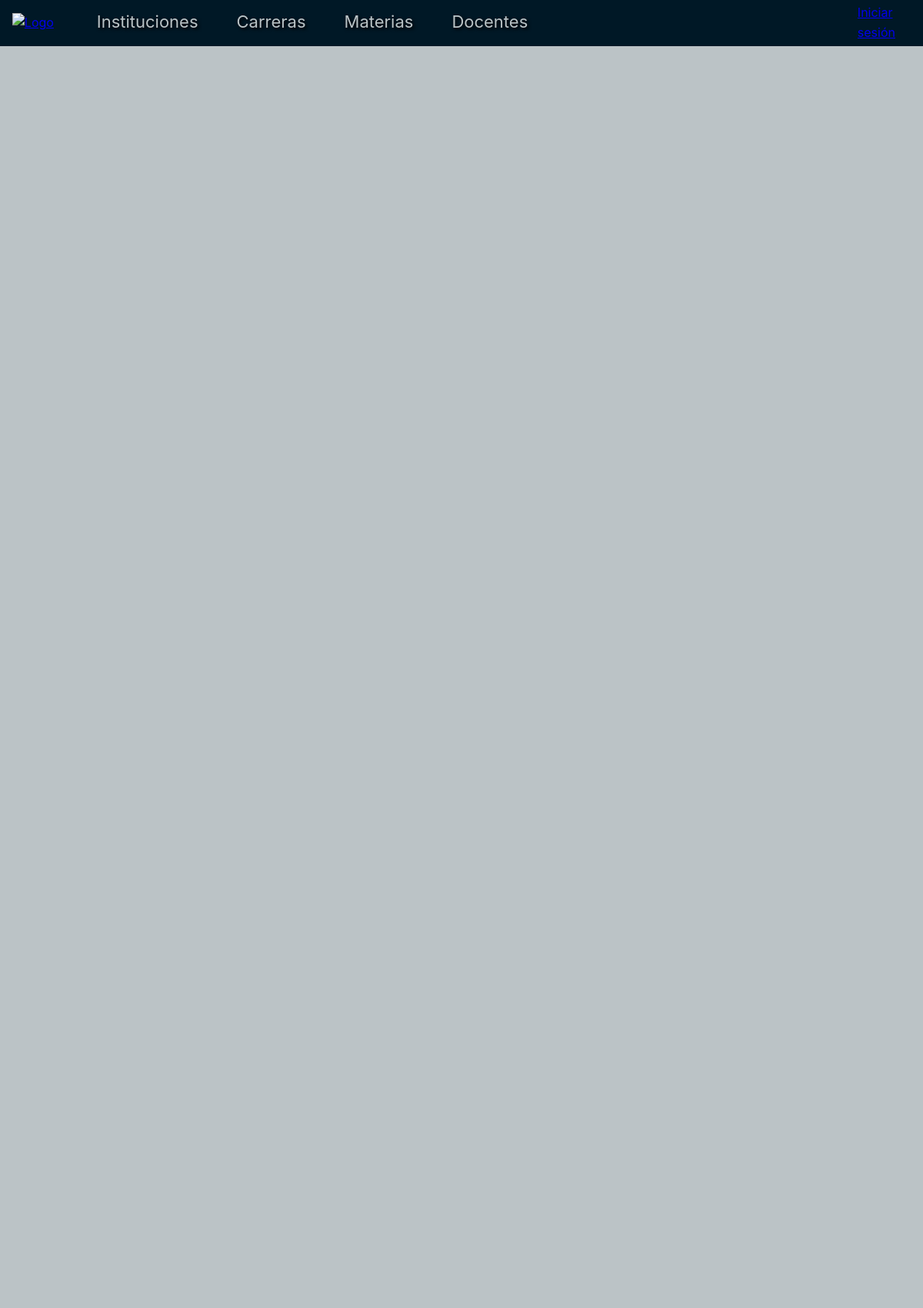
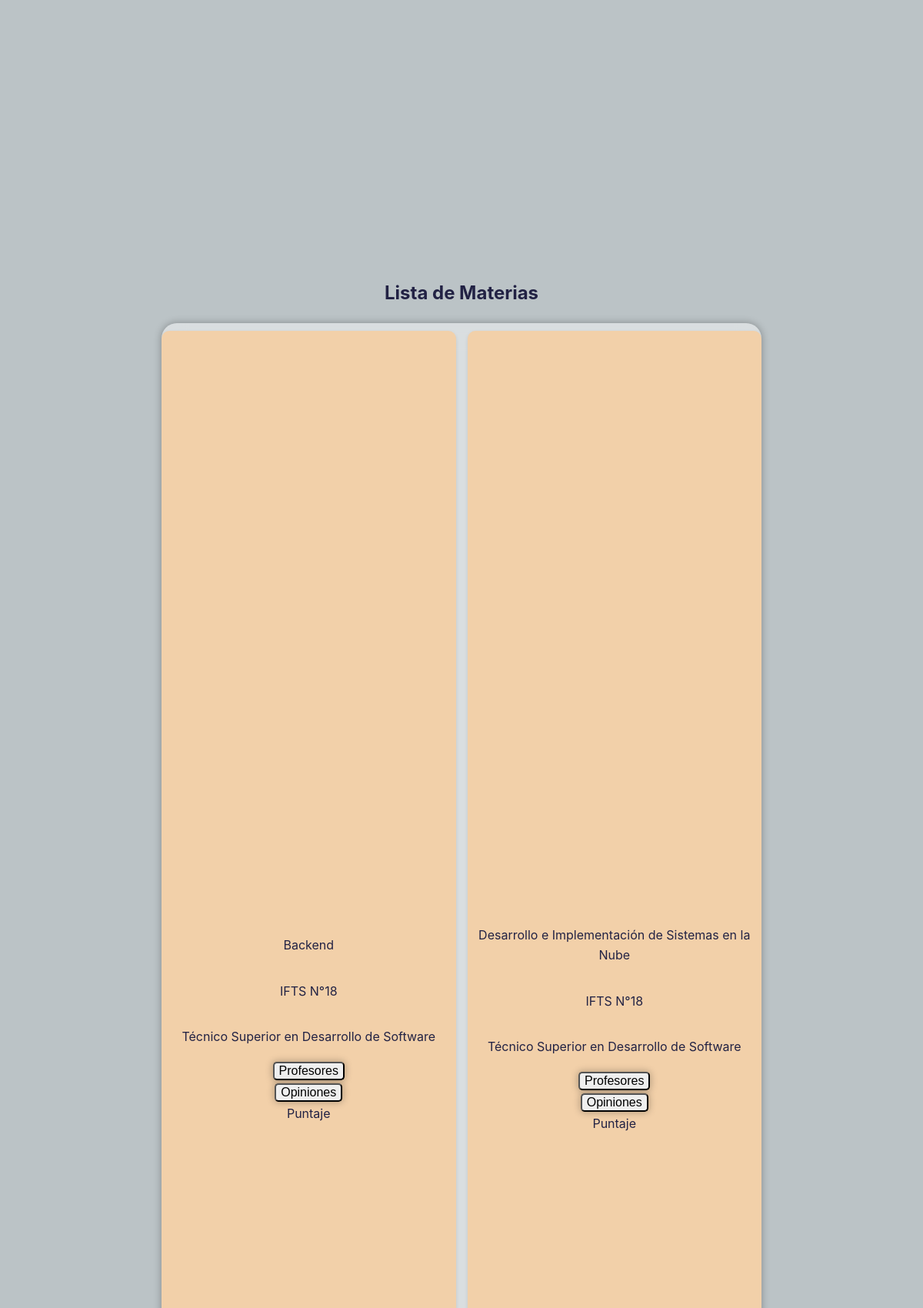
/materia/lista/ (upper part), run on the app's committed database (2 pictures, top to bottom).
### apps/materia/models.py (models this page shows, shortened)
class Materia(models.Model):
    nombre = models.CharField(max_length=150, blank=True, null=True, default=None)
    carrera = models.ForeignKey('carrera.Carrera', on_delete=models.CASCADE, related_name='materia_carrera', default=None)

### apps/carrera/models.py (models this page shows)
class Carrera(models.Model):
    nombre = models.CharField(default="Técnico Superior", max_length=150, blank=True, null=True)
    duracion = models.PositiveIntegerField(default=None)
    institucion = models.ForeignKey('institucion.Institucion', on_delete=models.CASCADE, related_name='carreras_institucion', default=None)
    img_perfil = models.ImageField(upload_to='perfiles/carrera_uploads/', default='perfiles/Carreras/Carreras-Perfil.jpeg' , blank=True, null=True)
    def __str__(self):
        return self.nombre

### apps/institucion/models.py (models this page shows)
class Institucion(models.Model):
    nombre = models.CharField(default="IFTS", max_length=150, blank=True, null=True)
    ubicacion = models.CharField(default="Argentina", max_length=250, blank=True, null=True)
    url = models.CharField(default="", max_length=250, blank=True, null=True)
    usuario = models.ForeignKey('custom_user.CustomUser', on_delete=models.CASCADE, related_name='instituciones_usuario', default=None)
    img_perfil = models.ImageField(upload_to='perfiles/ifts_uploads/', default='perfiles/IFTS/IFTS18-FRONT.jpg' , blank=True, null=True)
    def __str__(self):
        return self.nombre

### apps/materia/views.py (the view)
# urls.py: path("lista/", MateriaListView.as_view(), name="lista_materias"),
class MateriaListView(ListView):
    model = Materia
    template_name = "lista_materia.html"
    context_object_name = "materias"

### apps/materia/templates/lista_materia.html (shortened to what this page needs)
{% extends "template_base.html" %}
{% load static %}
{% block extra_head %}
    <link rel="stylesheet" href="{% static 'css/lista_materias.css' %}">
{% endblock %}
{% block content %}
    <section class="SeccionIfts">
        <h1>Lista de Materias</h1>
        <div class="ifts">
        {% for materia in materias %}
            <div>
                <div class="tarjetaIfts">
                    <div class="divBotonesTarjeta">
                        <p> {{ materia.nombre }} </p>
                        <p> {{materia.carrera.institucion }} </p>
                        <p> {{materia.carrera}} </p>
                        <a href="{% url 'lista_profesores' %}"><button id="btnIftsProfesores">Profesores</button></a>
                        <a href="{% url 'opiniones_por_entidad' model_name='materia' entity_id=materia.id %}"><button id="btnIftsOpiniones">Opiniones</button></a>
                        <div>Puntaje</div>
                    </div>
                </div>
            </div>
        {% endfor %}
        </div>
    </section>
{% endblock %}

### static/css/template_base.css (style rules this page uses)
body,html { font: 1em/1.618 Inter, sans-serif; display: flex; flex-direction: column; justify-content: center; min-height: 100vh; margin: 0; color: #224; background-color: #bbc3c6; }

### static/css/lista_materias.css (style rules this page uses)
.SeccionIfts { display: flex; flex-direction: column; text-align: center; align-items: center; }
.ifts { min-height: 20vh; max-height: 55vh; display: grid; width: 65vw; gap: 15px; overflow-y: auto; overflow-x: hidden; border-radius: 20px; grid-template-columns: repeat(auto-fit, minmax(300px, 1fr)); grid-gap: 20px; text-align: center; background-color: rgba(255, 255, 255, 0.45); box-shadow: 0 0 10px 1px rgba(0, 0, 0, 0.25); backdrop-filter: blur(15px); justify-content: center; box-sizing: border-box; }
.tarjetaIfts { height: 20vh; display: flex; flex: 0 0 24%; background-color: #F2D0A9; border-radius: 10px; margin: 10px auto; box-shadow: 0 2px 5px rgba(0,0,0,0.1); transition: transform 0.2s; }
.divBotonesTarjeta { width: auto; height: auto; display: flex; flex-direction: column; margin: auto; gap: 2px; justify-content: center; align-content: space-around; }
.divBotonesTarjeta button { border-radius: 5px; background-color: zrgba(255, 255, 255, 0.45); box-shadow: 0 0 10px 1px rgba(0, 0, 0, 0.25); backdrop-filter: blur(15px); font-size: 100%; }

### data on the page
Materia: nombre "Backend", carrera.institucion "IFTS N°18", carrera "Técnico Superior en Desarrollo de Software"
Materia: nombre "Desarrollo e Implementación de Sistemas en la Nube", carrera.institucion "IFTS N°18", carrera "Técnico Superior en Desarrollo de Software"
